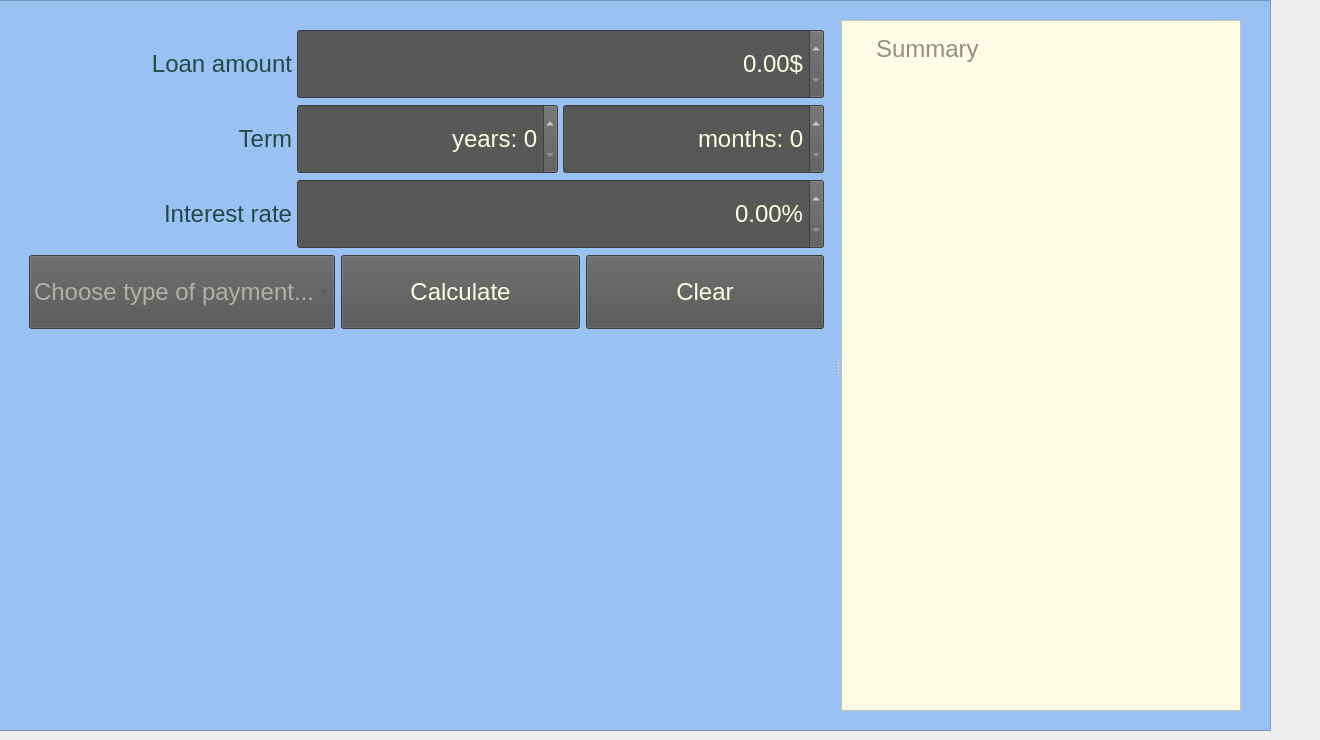
    <widget class="QWidget" name="CreditCalc">
     <attribute name="title">
      <string>Credit</string>
     </attribute>
     <widget class="QFrame" name="frame">
      <property name="geometry">
       <rect>
        <x>-40</x>
        <y>0</y>
        <width>1311</width>
        <height>731</height>
       </rect>
      </property>
      <property name="font">
       <font>
        <bold>false</bold>
       </font>
      </property>
      <property name="styleSheet">
       <string notr="true">QFrame{
background-color: rgb(153, 193, 241);}
</string>
      </property>
      <property name="frameShape">
       <enum>QFrame::StyledPanel</enum>
      </property>
      <property name="frameShadow">
       <enum>QFrame::Raised</enum>
      </property>
      <widget class="QSplitter" name="splitter_2">
       <property name="geometry">
        <rect>
         <x>60</x>
         <y>20</y>
         <width>1221</width>
         <height>691</height>
        </rect>
       </property>
       <property name="orientation">
        <enum>Qt::Horizontal</enum>
       </property>
       <property name="handleWidth">
        <number>8</number>
       </property>
       <property name="childrenCollapsible">
        <bool>false</bool>
       </property>
       <widget class="QWidget" name="layoutWidget">
        <layout class="QVBoxLayout" name="verticalLayout_6" stretch="3,1,5">
         <property name="leftMargin">
          <number>9</number>
         </property>
         <property name="topMargin">
          <number>9</number>
         </property>
         <property name="rightMargin">
          <number>9</number>
         </property>
         <property name="bottomMargin">
          <number>9</number>
         </property>
         <item>
          <layout class="QHBoxLayout" name="horizontalLayout_3" stretch="1,2">
           <property name="spacing">
            <number>5</number>
           </property>
           <item>
            <layout class="QVBoxLayout" name="verticalLayout_5">
             <item>
              <widget class="QLabel" name="label_5">
               <property name="sizePolicy">
                <sizepolicy hsizetype="MinimumExpanding" vsizetype="MinimumExpanding">
                 <horstretch>0</horstretch>
                 <verstretch>0</verstretch>
                </sizepolicy>
               </property>
               <property name="font">
                <font>
                 <pointsize>-1</pointsize>
                 <bold>false</bold>
                </font>
               </property>
               <property name="styleSheet">
                <string notr="true">QLabel {
color:rgb(36, 71, 71);
font-size:24px;
}</string>
               </property>
               <property name="text">
                <string>Loan amount</string>
               </property>
               <property name="alignment">
                <set>Qt::AlignRight|Qt::AlignTrailing|Qt::AlignVCenter</set>
               </property>
               <property name="openExternalLinks">
                <bool>false</bool>
               </property>
              </widget>
             </item>
             <item>
              <widget class="QLabel" name="label_6">
               <property name="sizePolicy">
                <sizepolicy hsizetype="MinimumExpanding" vsizetype="MinimumExpanding">
                 <horstretch>0</horstretch>
                 <verstretch>0</verstretch>
                </sizepolicy>
               </property>
               <property name="font">
                <font>
                 <pointsize>-1</pointsize>
                 <bold>false</bold>
                </font>
               </property>
               <property name="styleSheet">
                <string notr="true">QLabel {
color: rgb(36, 71, 71);
font-size:24px;
}</string>
               </property>
               <property name="text">
                <string>Term</string>
               </property>
               <property name="alignment">
                <set>Qt::AlignRight|Qt::AlignTrailing|Qt::AlignVCenter</set>
               </property>
              </widget>
             </item>
             <item>
              <widget class="QLabel" name="label_8">
               <property name="sizePolicy">
                <sizepolicy hsizetype="MinimumExpanding" vsizetype="MinimumExpanding">
                 <horstretch>0</horstretch>
                 <verstretch>0</verstretch>
                </sizepolicy>
               </property>
               <property name="font">
                <font>
                 <pointsize>-1</pointsize>
                 <bold>false</bold>
                </font>
               </property>
               <property name="styleSheet">
                <string notr="true">QLabel {
color:rgb(36, 71, 71);
font-size:24px;
}</string>
               </property>
               <property name="text">
                <string>Interest rate</string>
               </property>
               <property name="alignment">
                <set>Qt::AlignRight|Qt::AlignTrailing|Qt::AlignVCenter</set>
               </property>
              </widget>
             </item>
            </layout>
           </item>
           <item>
            <layout class="QVBoxLayout" name="verticalLayout_3">
             <item>
              <widget class="QDoubleSpinBox" name="dspbx_Loan">
               <property name="sizePolicy">
                <sizepolicy hsizetype="MinimumExpanding" vsizetype="MinimumExpanding">
                 <horstretch>0</horstretch>
                 <verstretch>0</verstretch>
                </sizepolicy>
               </property>
               <property name="styleSheet">
                <string notr="true">QDoubleSpinBox{background-color: rgb(87, 89, 88);    color: rgb(255, 252, 229);
font-size:24px;}</string>
               </property>
               <property name="alignment">
                <set>Qt::AlignRight|Qt::AlignTrailing|Qt::AlignVCenter</set>
               </property>
               <property name="suffix">
                <string>$</string>
               </property>
               <property name="maximum">
                <double>999999999.000000000000000</double>
               </property>
               <property name="singleStep">
                <double>200.000000000000000</double>
               </property>
              </widget>
             </item>
             <item>
              <layout class="QHBoxLayout" name="horizontalLayout">
               <item>
                <widget class="QSpinBox" name="spbx_Years">
                 <property name="sizePolicy">
                  <sizepolicy hsizetype="MinimumExpanding" vsizetype="MinimumExpanding">
                   <horstretch>0</horstretch>
                   <verstretch>0</verstretch>
                  </sizepolicy>
                 </property>
                 <property name="styleSheet">
                  <string notr="true">QSpinBox{background-color: rgb(87, 89, 88);    color: rgb(255, 252, 229); font-size:24px;}</string>
                 </property>
                 <property name="alignment">
                  <set>Qt::AlignRight|Qt::AlignTrailing|Qt::AlignVCenter</set>
                 </property>
                 <property name="specialValueText">
                  <string/>
                 </property>
                 <property name="suffix">
                  <string/>
                 </property>
                 <property name="prefix">
                  <string>years: </string>
                 </property>
                 <property name="maximum">
                  <number>1000</number>
                 </property>
                </widget>
               </item>
               <item>
                <widget class="QSpinBox" name="spbx_Months">
                 <property name="sizePolicy">
                  <sizepolicy hsizetype="MinimumExpanding" vsizetype="MinimumExpanding">
                   <horstretch>0</horstretch>
                   <verstretch>0</verstretch>
                  </sizepolicy>
                 </property>
                 <property name="styleSheet">
                  <string notr="true">QSpinBox{background-color: rgb(87, 89, 88);    color: rgb(255, 252, 229); font-size:24px;}</string>
                 </property>
                 <property name="alignment">
                  <set>Qt::AlignRight|Qt::AlignTrailing|Qt::AlignVCenter</set>
                 </property>
                 <property name="specialValueText">
                  <string/>
                 </property>
                 <property name="suffix">
                  <string/>
                 </property>
                 <property name="prefix">
                  <string>months: </string>
                 </property>
                 <property name="maximum">
                  <number>1000</number>
                 </property>
                </widget>
               </item>
              </layout>
             </item>
             <item>
              <widget class="QDoubleSpinBox" name="dspbx_Interest">
               <property name="sizePolicy">
                <sizepolicy hsizetype="MinimumExpanding" vsizetype="MinimumExpanding">
                 <horstretch>0</horstretch>
                 <verstretch>0</verstretch>
                </sizepolicy>
               </property>
               <property name="styleSheet">
                <string notr="true">QDoubleSpinBox{background-color: rgb(87, 89, 88);    color: rgb(255, 252, 229); font-size:24px;}</string>
               </property>
               <property name="alignment">
                <set>Qt::AlignRight|Qt::AlignTrailing|Qt::AlignVCenter</set>
               </property>
               <property name="specialValueText">
                <string/>
               </property>
               <property name="prefix">
                <string/>
               </property>
               <property name="suffix">
                <string>%</string>
               </property>
              </widget>
             </item>
            </layout>
           </item>
          </layout>
         </item>
         <item>
          <layout class="QHBoxLayout" name="horizontalLayout_5" stretch="0,0,0">
           <property name="sizeConstraint">
            <enum>QLayout::SetDefaultConstraint</enum>
           </property>
           <item>
            <widget class="QComboBox" name="cbx_Type">
             <property name="sizePolicy">
              <sizepolicy hsizetype="MinimumExpanding" vsizetype="MinimumExpanding">
               <horstretch>0</horstretch>
               <verstretch>0</verstretch>
              </sizepolicy>
             </property>
             <property name="maximumSize">
              <size>
               <width>16777215</width>
               <height>100</height>
              </size>
             </property>
             <property name="palette">
              <palette>
               <active>
                <colorrole role="WindowText">
                 <brush brushstyle="SolidPattern">
                  <color alpha="255">
                   <red>255</red>
                   <green>252</green>
                   <blue>229</blue>
                  </color>
                 </brush>
                </colorrole>
                <colorrole role="Button">
                 <brush brushstyle="SolidPattern">
                  <color alpha="255">
                   <red>80</red>
                   <green>82</green>
                   <blue>82</blue>
                  </color>
                 </brush>
                </colorrole>
                <colorrole role="Text">
                 <brush brushstyle="SolidPattern">
                  <color alpha="255">
                   <red>255</red>
                   <green>252</green>
                   <blue>229</blue>
                  </color>
                 </brush>
                </colorrole>
                <colorrole role="ButtonText">
                 <brush brushstyle="SolidPattern">
                  <color alpha="255">
                   <red>255</red>
                   <green>252</green>
                   <blue>229</blue>
                  </color>
                 </brush>
                </colorrole>
                <colorrole role="Base">
                 <brush brushstyle="SolidPattern">
                  <color alpha="255">
                   <red>80</red>
                   <green>82</green>
                   <blue>82</blue>
                  </color>
                 </brush>
                </colorrole>
                <colorrole role="Window">
                 <brush brushstyle="SolidPattern">
                  <color alpha="255">
                   <red>80</red>
                   <green>82</green>
                   <blue>82</blue>
                  </color>
                 </brush>
                </colorrole>
                <colorrole role="PlaceholderText">
                 <brush brushstyle="SolidPattern">
                  <color alpha="128">
                   <red>255</red>
                   <green>252</green>
                   <blue>229</blue>
                  </color>
                 </brush>
                </colorrole>
               </active>
               <inactive>
                <colorrole role="WindowText">
                 <brush brushstyle="SolidPattern">
                  <color alpha="255">
                   <red>255</red>
                   <green>252</green>
                   <blue>229</blue>
                  </color>
                 </brush>
                </colorrole>
                <colorrole role="Button">
                 <brush brushstyle="SolidPattern">
                  <color alpha="255">
                   <red>80</red>
                   <green>82</green>
                   <blue>82</blue>
                  </color>
                 </brush>
                </colorrole>
                <colorrole role="Text">
                 <brush brushstyle="SolidPattern">
                  <color alpha="255">
                   <red>255</red>
                   <green>252</green>
                   <blue>229</blue>
                  </color>
                 </brush>
                </colorrole>
                <colorrole role="ButtonText">
                 <brush brushstyle="SolidPattern">
                  <color alpha="255">
                   <red>255</red>
                   <green>252</green>
                   <blue>229</blue>
                  </color>
                 </brush>
                </colorrole>
                <colorrole role="Base">
                 <brush brushstyle="SolidPattern">
                  <color alpha="255">
                   <red>80</red>
                   <green>82</green>
                   <blue>82</blue>
                  </color>
                 </brush>
                </colorrole>
                <colorrole role="Window">
                 <brush brushstyle="SolidPattern">
                  <color alpha="255">
                   <red>80</red>
                   <green>82</green>
                   <blue>82</blue>
                  </color>
                 </brush>
                </colorrole>
                <colorrole role="PlaceholderText">
                 <brush brushstyle="SolidPattern">
                  <color alpha="128">
                   <red>255</red>
                   <green>252</green>
                   <blue>229</blue>
                  </color>
                 </brush>
                </colorrole>
               </inactive>
               <disabled>
                <colorrole role="WindowText">
                 <brush brushstyle="SolidPattern">
                  <color alpha="255">
                   <red>255</red>
                   <green>252</green>
                   <blue>229</blue>
                  </color>
                 </brush>
                </colorrole>
                <colorrole role="Button">
                 <brush brushstyle="SolidPattern">
                  <color alpha="255">
                   <red>80</red>
                   <green>82</green>
                   <blue>82</blue>
                  </color>
                 </brush>
                </colorrole>
                <colorrole role="Text">
                 <brush brushstyle="SolidPattern">
                  <color alpha="255">
                   <red>255</red>
                   <green>252</green>
                   <blue>229</blue>
                  </color>
                 </brush>
                </colorrole>
                <colorrole role="ButtonText">
                 <brush brushstyle="SolidPattern">
                  <color alpha="255">
                   <red>255</red>
                   <green>252</green>
                   <blue>229</blue>
                  </color>
                 </brush>
                </colorrole>
                <colorrole role="Base">
                 <brush brushstyle="SolidPattern">
                  <color alpha="255">
                   <red>80</red>
                   <green>82</green>
                   <blue>82</blue>
                  </color>
                 </brush>
                </colorrole>
                <colorrole role="Window">
                 <brush brushstyle="SolidPattern">
                  <color alpha="255">
                   <red>80</red>
                   <green>82</green>
                   <blue>82</blue>
                  </color>
                 </brush>
                </colorrole>
                <colorrole role="PlaceholderText">
                 <brush brushstyle="SolidPattern">
                  <color alpha="128">
                   <red>255</red>
                   <green>252</green>
                   <blue>229</blue>
                  </color>
                 </brush>
                </colorrole>
               </disabled>
              </palette>
             </property>
             <property name="styleSheet">
              <string notr="true">QComboBox { 
background-color:rgb(80, 82, 82); 
font-size:24px;
    color: rgb(255, 252, 229);
}

QComboBox QAbstractItemView { min-width: 200px; min-height: 50px; padding: 6px; 
background-color: rgb(255, 252, 229);
color: rgb(80, 82, 82); 
font-size:24px;}


QComboBox::item:selected {
	background-color:rgb(80, 82, 82); 
    color:rgb(255, 252, 229);
}

QComboBox:closed {
    color:rgb(80, 82, 82); 
}
QComboBox:open {
    color: rgb(255, 252, 229);
}</string>
             </property>
             <property name="insertPolicy">
              <enum>QComboBox::NoInsert</enum>
             </property>
             <property name="placeholderText">
              <string>Choose type of payment...</string>
             </property>
             <property name="frame">
              <bool>true</bool>
             </property>
             <item>
              <property name="text">
               <string>Annuity</string>
              </property>
             </item>
             <item>
              <property name="text">
               <string>Differenciated</string>
              </property>
             </item>
            </widget>
           </item>
           <item>
            <widget class="QPushButton" name="btn_CalculateCredit">
             <property name="sizePolicy">
              <sizepolicy hsizetype="MinimumExpanding" vsizetype="MinimumExpanding">
               <horstretch>0</horstretch>
               <verstretch>0</verstretch>
              </sizepolicy>
             </property>
             <property name="maximumSize">
              <size>
               <width>16777215</width>
               <height>100</height>
              </size>
             </property>
             <property name="styleSheet">
              <string notr="true">QPushButton {

	background-color: rgb(80, 82, 82);
    color: rgb(255, 252, 229);
font-size:24px;
}</string>
             </property>
             <property name="text">
              <string>Calculate</string>
             </property>
            </widget>
           </item>
           <item>
            <widget class="QPushButton" name="btn_ClearCredit">
             <property name="sizePolicy">
              <sizepolicy hsizetype="MinimumExpanding" vsizetype="MinimumExpanding">
               <horstretch>0</horstretch>
               <verstretch>0</verstretch>
              </sizepolicy>
             </property>
             <property name="maximumSize">
              <size>
               <width>16777215</width>
               <height>100</height>
              </size>
             </property>
             <property name="styleSheet">
              <string notr="true">QPushButton {

	background-color: rgb(80, 82, 82);
    color: rgb(255, 252, 229);
font-size:24px;
}</string>
             </property>
             <property name="text">
              <string>Clear</string>
             </property>
            </widget>
           </item>
          </layout>
         </item>
         <item>
          <widget class="QCustomPlot" name="qChartCredit" native="true">
           <property name="sizePolicy">
            <sizepolicy hsizetype="MinimumExpanding" vsizetype="Expanding">
             <horstretch>0</horstretch>
             <verstretch>0</verstretch>
            </sizepolicy>
           </property>
           <property name="styleSheet">
            <string notr="true"/>
           </property>
          </widget>
         </item>
        </layout>
       </widget>
       <widget class="QTextEdit" name="te_OutputDetailed">
        <property name="minimumSize">
         <size>
          <width>400</width>
          <height>0</height>
         </size>
        </property>
        <property name="maximumSize">
         <size>
          <width>16777215</width>
          <height>16777215</height>
         </size>
        </property>
        <property name="styleSheet">
         <string notr="true">QTextEdit {	background-color: rgb(255, 252, 229);
color: rgb(36, 36, 36);
font-size: 24px;
padding-left: 30px;  padding-top:10px;}</string>
        </property>
        <property name="sizeAdjustPolicy">
         <enum>QAbstractScrollArea::AdjustToContentsOnFirstShow</enum>
        </property>
        <property name="documentTitle">
         <string>Summary</string>
        </property>
        <property name="readOnly">
         <bool>true</bool>
        </property>
        <property name="placeholderText">
         <string>Summary</string>
        </property>
       </widget>
      </widget>
     </widget>
    </widget>
